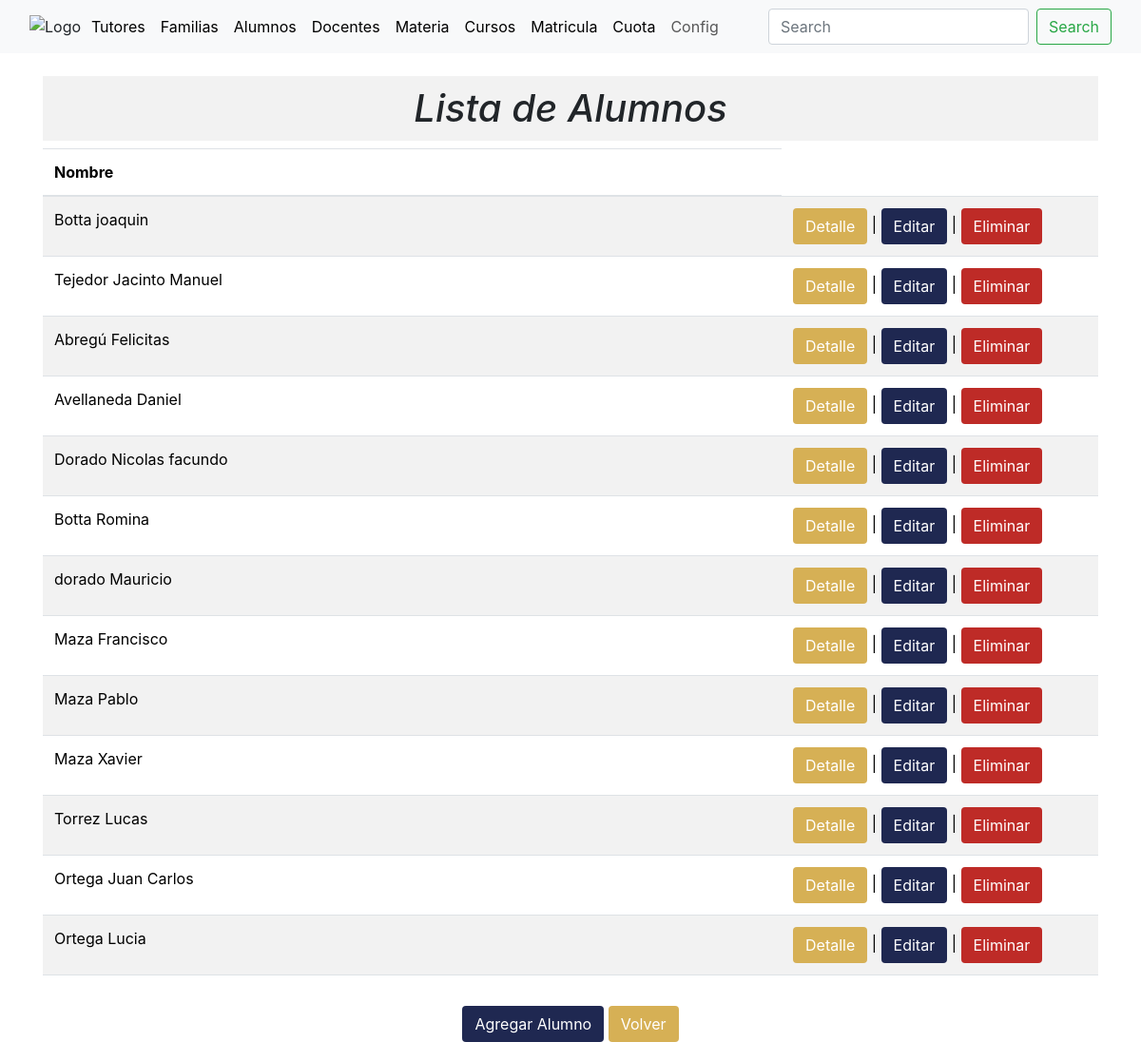
The app's page /lista_alumnos/ (signed in) with its own data.
### academico/models.py (models this page shows, shortened)
class Alumnos(models.Model):
    Familia = models.ForeignKey(Familia, on_delete=models.CASCADE)
    curso = models.ForeignKey(Cursos, on_delete=models.CASCADE, null=True, blank=True)
    Baja_Alumno = models.BooleanField()
    Casa = models.ForeignKey(Casas, on_delete=models.CASCADE)
    Colegio = models.ForeignKey(Colegios, on_delete=models.CASCADE)
    Lugar_Nacimiento = models.ForeignKey(Lugar_Nacimiento, on_delete=models.CASCADE)
    Nacionalidad = models.ForeignKey(Nacionalidad, on_delete=models.CASCADE)
    Localidad = models.ForeignKey(Localidad, on_delete=models.CASCADE)
    Apellidos = models.CharField(max_length=255)
    Nombres = models.CharField(max_length=255)
    DNI = models.CharField(max_length=255)
    Edad = models.IntegerField()
    Fecha_Nacimiento = models.DateField()
    Domicilio = models.CharField(max_length=255)
    Email_Institucional = models.EmailField()
    Email_Personal = models.EmailField()
    Escuela_Procedencia = models.CharField(max_length=255)
    Enfermedades = models.CharField(max_length=255)
    Toma_Medicamentos = models.CharField(max_length=255)
    Telefono_Urgencia = models.CharField(max_length=255)
    generos = [('V', 'Varón'),('M', 'Mujer'),]
    Sexo = models.CharField(max_length=1, choices=generos)
    def __str__(self):
        return '%s %s '%(self.Apellidos, self.Nombres)
    class Meta:
        db_table = 'Alumnos'
        verbose_name = 'Alumno'
        verbose_name_plural = 'Alumnos'

### academico/views.py (the view)
# urls.py: path('lista_alumnos/', views.lista_alumnos, name='lista_alumnos'),
@login_required
def lista_alumnos(request):
    alumnos = Alumnos.objects.all()
    Familias = Familia.objects.all()
    curso = Cursos.objects.all()
    colegio = Colegios.objects.all()
    Casa = Casas.objects.all()
    Lugar_Nacimientos = Lugar_Nacimiento.objects.all()
    Nacionalidades = Nacionalidad.objects.all()
    Localidades = Localidad.objects.all()
    context = {'alumnos': alumnos,
               'Familias':Familias,
               'Curso': curso,
               'Casa': Casa,
               'Lugar_Nacimientos': Lugar_Nacimientos,
               'Nacionalidades': Nacionalidades,
               'Localidades': Localidades,
               'colegio':colegio}
    return render(request, 'lista_alumnos.html', context)

### academico/models.py (called while the page is built)
    def __str__(self):
        return '%s '%(self.Nombre_Familia)

    def __str__(self):
        return '%s '%(self.Nombre)

    def __str__(self):
        return '%s '%(self.Nombre)

    def __str__(self):
        return '%s '%(self.Lugar)

    def __str__(self):
        return '%s '%(self.Nacionalidad)

    def __str__(self):
        return '%s '%(self.Localidad)

    def __str__(self):
        return '%s '%(self.Division)

    def __str__(self):
        return '%s - %s %s'%(self.id, self.años, self.Division)

### academico/templates/lista_alumnos.html (shortened to what this page needs)
{% extends "base.html" %}
{% block content %}
<main>
  <div class="container mt-4">
    <div class="row justify-content-center">
      <div class="col-md-12 text-center">
        <h1 style="font-style: italic; background-color: #f2f2f2; padding: 10px;">Lista de Alumnos</h1>
      </div>
    </div>
    <div class="row justify-content-center">
      <div class="col-md-12"> <div class="table-responsive">
        <table class="table table-striped table-hover">
          <thead>
            <tr>
              <th style="width: 70%;">Nombre</th>
            </tr>
          </thead>
          <tbody>
            {% for alumno in alumnos %}
            <tr>
              <td>
                {{ alumno }}
              </td>
              <td>
                <button type="button" class="btn" style="background-color: rgb(214,176,85); color: white;"
                        data-toggle="modal" data-target="#alumnoDetailsModal{{ alumno.pk }}">Detalle</button> |
                <button type="button" class="btn" style="background-color: rgb(31,40,81); color: white;"
                        data-toggle="modal" data-target="#alumnoEditModal{{ alumno.pk }}">Editar</button> |
                <button type="button" class="btn" style="background-color: rgb(190,43,39); color: white;"
                        data-toggle="modal" data-target="#alumnoDeleteModal{{ alumno.pk }}">Eliminar</button>
              </td>
            </tr>
            {% endfor %}
          </tbody>
        </table>
        </div>
      </div>
    </div>
    <div class="row justify-content-center mt-3">
      <div class="col-md-8 text-center">
        <button type="button" class="btn" style="background-color: rgb(31,40,81); color: white;" onclick="location.href='{% url 'nuevo_alumno' %}'">Agregar Alumno</button>
        <button type="button" class="btn" style="background-color: rgb(214,176,85); color: white;" onclick="location.href='{% url 'index' %}'">Volver</button>
      </div>
    </div>
  </div>
</main>
{% endblock %}

### records on screen
Alumnos: Apellidos+Nombres "Botta joaquin"
Alumnos: Apellidos+Nombres "Tejedor Jacinto Manuel"
Alumnos: Apellidos+Nombres "Abregú Felicitas"
Alumnos: Apellidos+Nombres "Avellaneda Daniel"
Alumnos: Apellidos+Nombres "Dorado Nicolas facundo"
Alumnos: Apellidos+Nombres "Botta Romina"
Alumnos: Apellidos+Nombres "dorado Mauricio"
Alumnos: Apellidos+Nombres "Maza Francisco"
Alumnos: Apellidos+Nombres "Maza Pablo"
Alumnos: Apellidos+Nombres "Maza Xavier"
Alumnos: Apellidos+Nombres "Torrez Lucas"
Alumnos: Apellidos+Nombres "Ortega Juan Carlos"
Alumnos: Apellidos+Nombres "Ortega Lucia"
